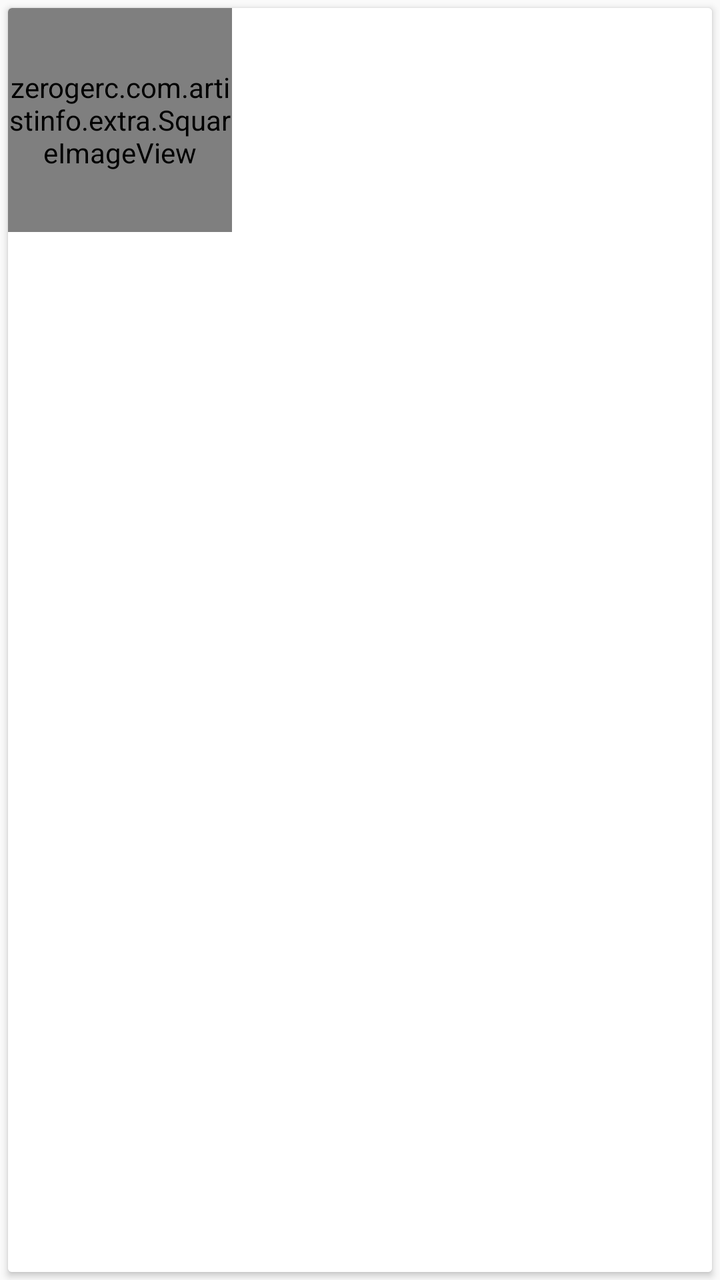
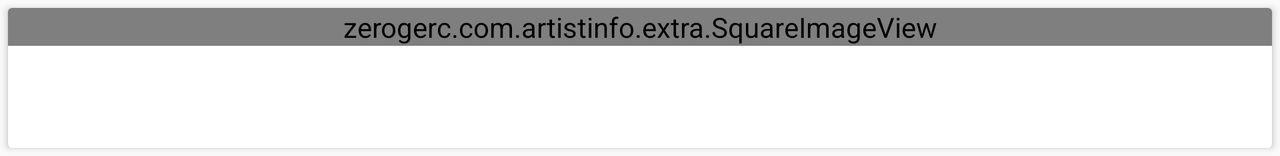

One screen, two layout resources from the same app: the default and the repository's alternative for another configuration. Each is rendered where Android would select it; the XML of both is given below.
<!-- AndroidManifest.xml: application theme AppTheme -->
<!-- res/layout/artist_layout.xml -->
<?xml version="1.0" encoding="utf-8"?>
<android.support.v7.widget.CardView xmlns:android="http://schemas.android.com/apk/res/android"
    android:layout_width="match_parent"
    android:layout_height="wrap_content"
    android:layout_margin="4dp"
    android:padding="0dp">
    <RelativeLayout
        android:layout_width="match_parent"
        android:layout_height="wrap_content"
        android:background="@android:color/white">

        <zerogerc.com.artistinfo.extra.SquareImageView
            android:layout_width="112dp"
            android:layout_height="112dp"
            android:id="@+id/artist_image"
            android:background="@android:color/darker_gray"
            android:scaleType="fitStart"
            android:adjustViewBounds="true"
            android:layout_alignParentStart="true"
            />

        <TextView
            style="@style/TextHeader"
            android:layout_width="wrap_content"
            android:layout_height="wrap_content"
            android:id="@+id/artist_name"
            android:layout_alignParentTop="true"
            android:layout_toEndOf="@id/artist_image"
            android:layout_margin="4dp"/>

        <TextView
            style="@style/TextSecondary"
            android:layout_width="wrap_content"
            android:layout_height="wrap_content"
            android:id="@+id/artist_genres"
            android:layout_toEndOf="@id/artist_image"
            android:layout_below="@id/artist_name"
            android:layout_margin="4dp"/>

        <TextView
            style="@style/TextSecondary"
            android:layout_width="wrap_content"
            android:layout_height="wrap_content"
            android:id="@+id/artist_tracks"
            android:layout_alignParentBottom="true"
            android:layout_toEndOf="@id/artist_image"
            android:layout_margin="4dp"
            android:translationY="-4dp"/>

    </RelativeLayout>
</android.support.v7.widget.CardView>
<!-- resources referenced by this layout -->
<resources>
  <style name="TextHeader">
          <item name="android:textSize">18sp</item>
          <item name="android:textColor">@color/colorTextHeader</item>
      </style>
  <style name="TextSecondary">
          <item name="android:textSize">14sp</item>
          <item name="android:textColor">@color/colorTextSecondary</item>
      </style>
  <style name="AppTheme" parent="Theme.AppCompat.Light.DarkActionBar">
          
          <item name="colorPrimary">@color/colorPrimary</item>
          <item name="colorPrimaryDark">@color/colorPrimaryDark</item>
          <item name="colorAccent">@color/colorAccent</item>
      </style>
  <color name="colorTextHeader">#455A64</color>
  <color name="colorTextSecondary">#90A4AE</color>
  <color name="colorPrimary">#AB47BC</color>
  <color name="colorPrimaryDark">#8E24AA</color>
  <color name="colorAccent">#68EFAD</color>
</resources>
<!-- res/layout-land/artist_layout.xml (the repository's variant of the layout above) -->
<!-- drawn on the phone turned sideways -->
<?xml version="1.0" encoding="utf-8"?>
<android.support.v7.widget.CardView xmlns:android="http://schemas.android.com/apk/res/android"
    android:layout_width="match_parent"
    android:layout_height="wrap_content"
    android:layout_margin="4dp"
    android:padding="0dp">

    <RelativeLayout
        android:layout_width="match_parent"
        android:layout_height="match_parent">

            <zerogerc.com.artistinfo.extra.SquareImageView
                android:id="@+id/artist_image"
                android:layout_width="match_parent"
                android:layout_height="wrap_content"
                android:adjustViewBounds="true"
                android:scaleType="fitXY"
                android:background="@android:color/darker_gray" />

            <TextView
                android:id="@+id/artist_name"
                android:layout_width="match_parent"
                android:layout_height="wrap_content"
                android:layout_below="@id/artist_image"
                android:padding="4dp"
                android:textSize="14sp"
                android:textColor="@color/colorTextHeader"
                android:textAlignment="center"/>

            <TextView
                android:layout_width="wrap_content"
                android:layout_height="wrap_content"
                android:id="@+id/artist_genres"
                android:layout_marginBottom="8dp"
                android:layout_marginStart="8dp"
                android:layout_below="@id/artist_name"
                android:textSize="12sp"
                android:textColor="@color/colorTextSecondary"
                />
    </RelativeLayout>


</android.support.v7.widget.CardView>
<!-- resources referenced by the variant -->
<!-- as the phone turned sideways resolves them -->
<resources>
  <color name="colorTextHeader">#455A64</color>
  <color name="colorTextSecondary">#90A4AE</color>
  <style name="AppTheme" parent="Theme.AppCompat.Light.DarkActionBar">
          
          <item name="colorPrimary">@color/colorPrimary</item>
          <item name="colorPrimaryDark">@color/colorPrimaryDark</item>
          <item name="colorAccent">@color/colorAccent</item>
      </style>
  <color name="colorPrimary">#AB47BC</color>
  <color name="colorPrimaryDark">#8E24AA</color>
  <color name="colorAccent">#68EFAD</color>
</resources>
